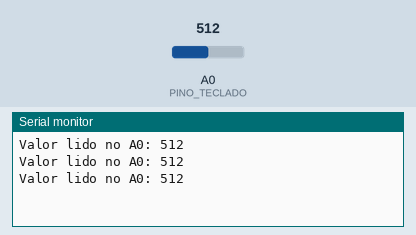
Simulated run of this sketch. Board: Arduino Uno, built with avr-gcc and run on an emulated ATmega328P. Parts: the last lines printed to the serial monitor. Inputs (shaded band) come from the test bench; at power-on: A0 (PINO_TECLADO) = 512.

Above: at 1.3 s.
1.4 s: A0 (PINO_TECLADO) set to 252
At 1.9 s:
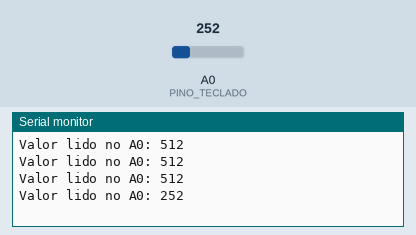
2.9 s: A0 (PINO_TECLADO) set to 231
At 3.8 s:
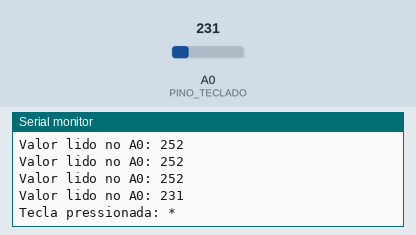
Timing chart, 0 to 5.9 s (numbered marks = the images above; inputs shaded):
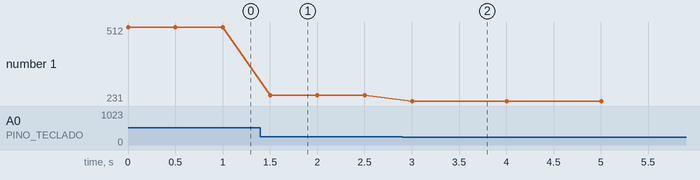

Measured:
- the behaviour switches between 245 and 244 on A0 (PINO_TECLADO) (found by bisection; images 1 and 2)
- after the input at 1.4 s, the serial monitor: prints a new line after 0.10 s (image 1)
- after the input at 2.9 s, the serial monitor: prints a new line after 0.10 s (image 2)
- plotted number 1: 512 → 252 after the input at 1.4 s, 252 → 231 after the input at 2.9 s

The sketch:

Teste_teclado.ino
```cpp
const int PINO_TECLADO = A0;

struct TeclaMapeada {
  int valorMin;
  int valorMax;
  char tecla;
};

// Mapeamento das 16 teclas baseado na combinação dos resistores (1k / 4.7k / 10k)
TeclaMapeada tabela[] = {
  {1023, 950, '1'}, {850,  821,  '2'}, {710,  680,  '3'}, {410,  380,  'A'},
  {920,  880,  '4'}, {750,  700,  '5'}, {590,  550,  '6'}, {180,  150,  'B'},
  {820,  790,  '7'}, {670,  630,  '8'}, {500,  460,  '9'}, {108,  100,  'C'},
  {220,  244,  '*'}, {150,  180,  '0'}, {115,  140,  '#'}, {110,  115,  'D'}
};

const int TOTAL_TECLAS = sizeof(tabela) / sizeof(tabela[0]);

char lerTeclado() {
  int leitura = analogRead(PINO_TECLADO);

  // Nenhuma tecla pressionada (leitura próxima de zero)
  if (leitura < 1) return '\0';

   // Exibe a leitura continuamente no monitor serial
  Serial.print("Valor lido no A0: ");
  Serial.println(leitura);

  for (int i = 0; i < TOTAL_TECLAS; i++) {
    if (leitura >= tabela[i].valorMin && leitura <= tabela[i].valorMax) {
      return tabela[i].tecla;
    }
  }


  return '\0';
}

void setup() {
  Serial.begin(9600);
}

void loop() {
  char tecla = lerTeclado();

  if (tecla != '\0') {
    Serial.print("Tecla pressionada: ");
    Serial.println(tecla);
    delay(500); // Debounce simples para evitar leituras duplas
  }
  delay(500);
}
```
